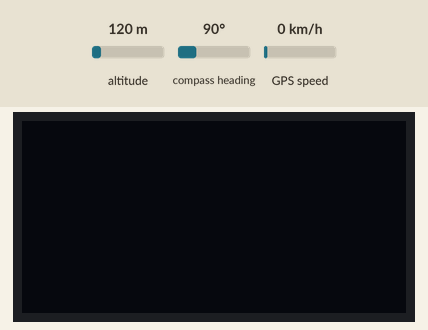
Bench run of a sketch on a simulated ESP32. Shown: 128×64 one-colour display. The test bench sets the inputs (shaded band); at power-on: GPS speed 0 km/h, altitude 120 m, compass heading 90°. The GPS gets a fix after 3 s at 37.7749, -122.4194 with 8 satellites; what the sketch prints to the serial monitor is not drawn.

Above: at 1.4 s.
1.5 s: GPS speed set to 2 km/h
At 4.84 s:
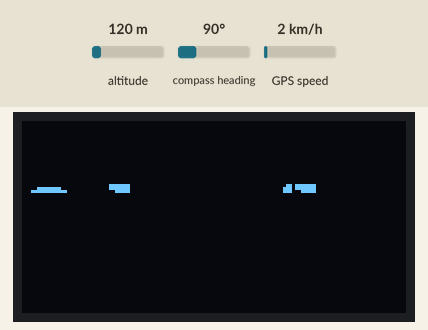
6.3 s: GPS speed set to 30 km/h
At 7.82 s:
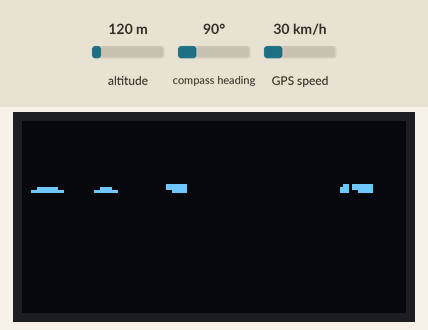
9.3 s: GPS speed set to 60 km/h
Timing chart, 0 to 12.3 s (numbered marks = the images above; inputs shaded):
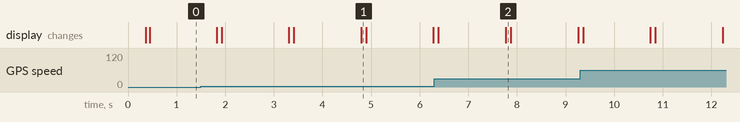

The sketch:

GPS_2.ino
```cpp
#include <HardwareSerial.h>
#include <TinyGPS++.h>
#include <U8g2lib.h>
#include <SPI.h>

#include "esp_bt.h"          // Necesario para controlar Bluetooth
#include "esp_bt_main.h"     // Necesario para la pila Bluetooth
#include "soc/rtc.h"
#include <WiFi.h>
#include "esp_wifi.h"

// GPS Configuration
#define GPS_RX_PIN 42  // Adjust these pins according to your connection
#define GPS_TX_PIN 44
HardwareSerial gpsSerial(1);  // Using Serial1 for GPS

// TinyGPS++ object
TinyGPSPlus gps;

// OLED Configuration
#define OLED_DC 10
#define OLED_CS 6
#define OLED_RST 9
U8G2_SSD1309_128X64_NONAME2_1_4W_HW_SPI u8g2(U8G2_R0, OLED_CS, OLED_DC, OLED_RST);

// Control variables
unsigned long lastDataTime = 0;
const unsigned long gpsTimeout = 5000;  // 5 seconds without data

void disableWireless() {
    // Apagar WiFi
    WiFi.disconnect(true);       // Desconecta y elimina credenciales
    WiFi.mode(WIFI_OFF);         // Apaga el WiFi
    esp_wifi_stop();             // Detiene la pila WiFi
    esp_wifi_deinit();           // Libera recursos de WiFi

    // Apagar Bluetooth
    esp_bluedroid_disable();     // Desactiva Bluedroid (parte de la pila BT)
    esp_bluedroid_deinit();      // Libera recursos de Bluedroid
    esp_bt_controller_disable(); // Desactiva el controlador BT
    esp_bt_controller_deinit();  // Libera recursos del controlador BT
}


void setup() {
  // Initialize serial communication with computer
  Serial.begin(115200);

 // disableWireless();

  // Freq. check
  setCpuFrequencyMhz(40);  // 40, 80, 160, o 240
  Serial.print("Frecuenciy: ");
  Serial.print(getCpuFrequencyMhz());
  Serial.println(" MHz");

  // Initialize GPS communication
  gpsSerial.begin(9600, SERIAL_8N1, GPS_RX_PIN, GPS_TX_PIN);

  // Initialize OLED display
  u8g2.begin();
  u8g2.setFontPosTop();

  // Show initial message on OLED
  displayOLED("Search.");
}

void loop() {
  // Read GPS data
  while (gpsSerial.available() > 0) {
    char c = gpsSerial.read();
    if (gps.encode(c)) {
      lastDataTime = millis();
      processGPSData();

      displayGPSData();
    }
  }

  // Check for timeout
  if (millis() - lastDataTime > gpsTimeout) {
    displayOLED("Search.");  // Show searching message
    }

    delay(500);  // Small delay for stability
  }

  void processGPSData() {
  if (gps.speed.isValid()) {
    // If we have valid speed data, display it without decimals
    int speedKmh = (int)gps.speed.kmph();  // Convert to integer to remove decimals

    char displayStr[20];
    sprintf(displayStr, "%d km/h", speedKmh);

    displayOLED(displayStr);
    } else {
    // If we have GPS connection but no speed yet
    displayOLED("Search.");
  }
  }

  void displayOLED(const char* message) {
  u8g2.firstPage();
  do {
    u8g2.clearBuffer();

    // Set large font for the main message
    //u8g2.setFont(u8g2_font_t0_17b_tr);
    u8g2.setFont(u8g2_font_ncenB24_tr);

    u8g2.drawStr(0, 20, message);  // Centered vertically

    u8g2.sendBuffer();
  } while (u8g2.nextPage());
  }


  void displayGPSData() {
  Serial.print("Fecha: ");
  if (gps.date.isValid()) {
    Serial.print(gps.date.day());
    Serial.print("/");
    Serial.print(gps.date.month());
    Serial.print("/");
    Serial.print(gps.date.year());
    } else {
    Serial.print("INVALIDA");
  }

  Serial.print("  Hora: ");
  if (gps.time.isValid()) {
    if (gps.time.hour() < 10) Serial.print("0");
    Serial.print(gps.time.hour());
    Serial.print(":");
    if (gps.time.minute() < 10) Serial.print("0");
    Serial.print(gps.time.minute());
    Serial.print(":");
    if (gps.time.second() < 10) Serial.print("0");
    Serial.print(gps.time.second());
    } else {
    Serial.print("INVALIDA");
  }

  Serial.print("  Satélites: ");
  if (gps.satellites.isValid()) {
    Serial.print(gps.satellites.value());
  } else {
    Serial.print("INVALIDO");
  }

  Serial.print("  Velocidad: ");
  if (gps.speed.isValid()) {
    Serial.print(gps.speed.kmph(), 1);  // km/h 1 decimal
    Serial.print(" km/h");
  } else {
    Serial.print("0.0 km/h (sin dato)");
  }

  Serial.print("  Posición: ");
  if (gps.location.isValid()) {
    Serial.print(gps.location.lat(), 6);
    Serial.print(", ");
    Serial.print(gps.location.lng(), 6);
  } else {
    Serial.print("INVALIDA");
  }

  Serial.print("  Frecuenciy: ");
  Serial.print(getCpuFrequencyMhz());
  Serial.print(" MHz");

  Serial.println();
}  
```
